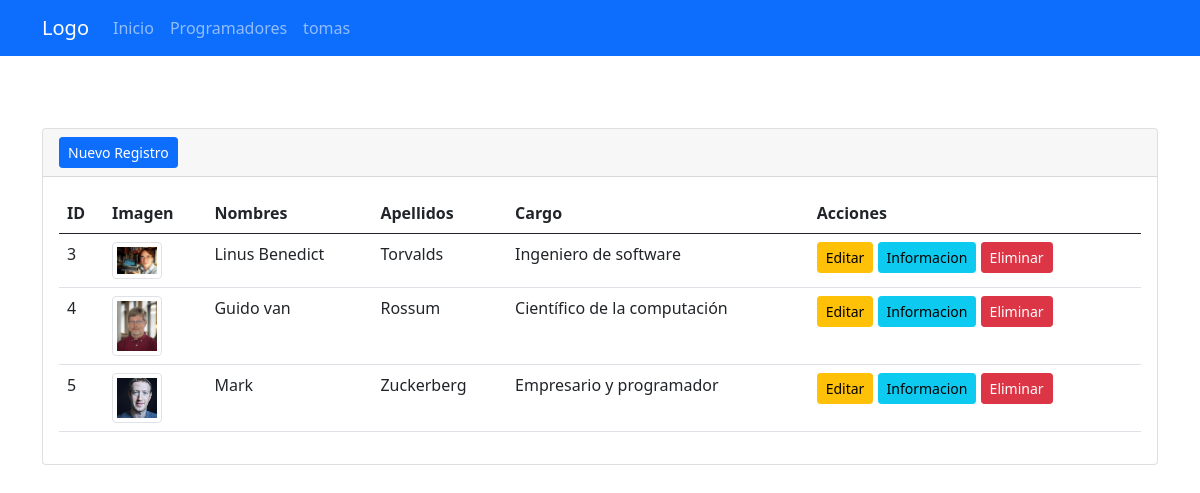
Screenshot of /secciones/alumnos/index.php (signed in) with the database file from the repository.
### tables this page shows
CREATE TABLE `programadores` (
  `id` int(11) NOT NULL,
  `nombres` varchar(255) NOT NULL,
  `apellidos` varchar(255) NOT NULL,
  `cargo` varchar(255) NOT NULL,
  `informacion` varchar(1000) NOT NULL,
  `imagen` text NOT NULL
);

### secciones/alumnos/index.php (the view, shortened to what this page needs)
<?php
include("../../controladores/conexionBaseDatos.php");
$sentencia=$conexion->prepare("SELECT * FROM `programadores`");
$sentencia->execute();
$lista_programadores=$sentencia->fetchAll(PDO::FETCH_ASSOC);
?>
<?php include("../../plantillas/cabeceraNav.php"); ?>
 <div class="card mt-4">
  <div class="card-header">
    <a class="btn btn-primary btn-sm" href="crear.php">Nuevo Registro</a>
  </div>
  <div class="card-body">
  <div class="table-responsive-sm">
    <table class="table">
      <thead>
        <tr>
          <th scope="col">ID</th>
          <th scope="col">Imagen</th>
          <th scope="col">Nombres</th>
          <th scope="col">Apellidos</th>
          <th scope="col">Cargo</th>
          <th scope="col">Acciones</th>
        </tr>
      </thead>
      <tbody>
      <?php foreach($lista_programadores as $registros) { ?>
        <tr>
          <td><?php echo $registros['id']; ?></td>
          <td>
          <img class="img-thumbnail" width="50" src="../../imagenes/programador/<?php echo $registros['imagen']; ?>" alt="">
          </td>
          <td><?php echo $registros['nombres']; ?></td>
          <td><?php echo $registros['apellidos']; ?></td>
          <td><?php echo $registros['cargo']; ?></td>
          <td>
          <a name="" id="" class="btn btn-warning btn-sm" href="editar.php?txtID=<?php echo $registros['id']; ?>" role="button">Editar</a>
          <a name="" id="" class="btn btn-info btn-sm" href="ver.php?txtID=<?php echo $registros['id']; ?>" role="button">Informacion</a>
          <a name="" id="" class="btn btn-danger btn-sm" href="index.php?txtID=<?php echo $registros['id']; ?>" onclick="return confirm('Estás seguro que deseas eliminar el registro?');" role="button">Eliminar</a>
          </td>
        </tr>
        <?php } ?>
      </tbody>
    </table>
  </div>
  </div>
 </div>
<?php include("../../plantillas/pie.php"); ?>

### rows the page displays
programadores: id "3", imagen (picture), nombres "Linus Benedict", apellidos "Torvalds", cargo "Ingeniero de software"
programadores: id "4", imagen (picture), nombres "Guido van", apellidos "Rossum", cargo "Científico de la computación"
programadores: id "5", imagen (picture), nombres "Mark", apellidos "Zuckerberg", cargo "Empresario y programador"

### other values shown
$_SESSION['usuario'] "tomas"
